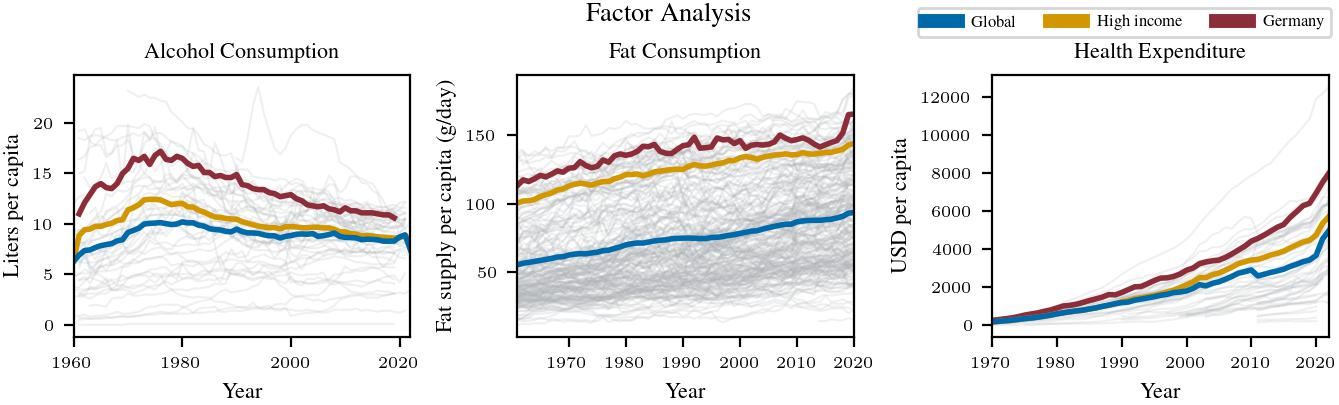

Here is the Python script that generated this plot:
import pandas as pd

import sys
from pathlib import Path
# Add the parent directory to the sys.path (without this we cannot import constants or scripts)
print(Path.cwd())
sys.path.insert(0, str(Path.cwd()))
from src.plotting import plot_value_per_year_GER_HIC_GLO
from src.utils import generate_high_income_global_avg_index
from constants.countries import country_code_to_name

import matplotlib.pyplot as plt
from tueplots import bundles
from tueplots.constants.color import rgb

DATA_PATH = 'data/final'
OUTPUT_PATH = 'doc/IHD_germany_2024/fig'
alcohol_data_path = 'data/raw/alcohol_germany.csv'
fat_data_path = 'data/raw/daily_per_capita_fat_supply.csv'
health_data_path = f'{DATA_PATH}/oecd_healthSpending_final.csv'

df = pd.read_csv(alcohol_data_path)
df['Country'] = df['LOCATION'].apply(lambda x: country_code_to_name[x])
df = generate_high_income_global_avg_index(df, country_name_col='Country', country_code_col='LOCATION', year_col='TIME', value_cols=['Value'])

plt.rcParams.update(bundles.icml2022(column="full", ncols=2, nrows=1))
    
fig, ax = plt.subplots(1, 3)

plot_value_per_year_GER_HIC_GLO(df, ax=ax[0], value_column='Value', 
                                year_column='TIME', country_column='LOCATION', xlabel='Year', ylabel='Liters per capita',
                                title='Alcohol Consumption', legend=False, code=True)

df = pd.read_csv(fat_data_path)
df = generate_high_income_global_avg_index(df, country_name_col='Entity', country_code_col='LOCATION', year_col='Year', value_cols=['Total'])

plot_value_per_year_GER_HIC_GLO(df, ax=ax[1], value_column='Total', 
                                year_column='Year', country_column='Entity', xlabel='Year', ylabel='Fat supply per capita (g/day)',
                                title='Fat Consumption', legend=False, code=False)

df = pd.read_csv(health_data_path)
df = generate_high_income_global_avg_index(df, country_name_col='Country Name', country_code_col='Country Code', year_col='Year', value_cols=['Value'])

plot_value_per_year_GER_HIC_GLO(df, ax=ax[2], value_column='Value', 
                                year_column='Year', country_column='Country Name', xlabel='Year', ylabel='USD per capita',
                                title='Health Expenditure', legend=False, code=False)


labels = ['Global', 'High income', 'Germany']
linewidth = 5
handles = [plt.Line2D([], [], color=rgb.tue_blue, linewidth=linewidth),
        plt.Line2D([], [], color=rgb.tue_orange, linewidth=linewidth),
        plt.Line2D([], [], color=rgb.tue_red, linewidth=linewidth)]
        # plt.Line2D([], [], color=rgb.tue_gray, linewidth=1)]

# # plt.subplots_adjust(top=0.85)  # Adjust the top spacing for the suptitle
plt.suptitle('Factor Analysis')

# # Add the legend with 4 columns and 1 row
# # legend should be placed at the bottom of the figure, centered horizontally
# # under the subplots so it is visible
fig.legend(handles, labels, loc='upper right', ncol=3)
# # plt.legend(loc='upper center', bbox_to_anchor=(0.5, -0.05), shadow=True, ncol=2)

# # set x and y label for the whole figure
# # fig.text(0.5, -0.04, 'Year', ha='center', fontsize=16)
# # fig.text(-0.015, 0.5, 'Rate', va='center', rotation='vertical', fontsize=16)

plt.savefig(f'{OUTPUT_PATH}/fig_factor_analysis.pdf')
